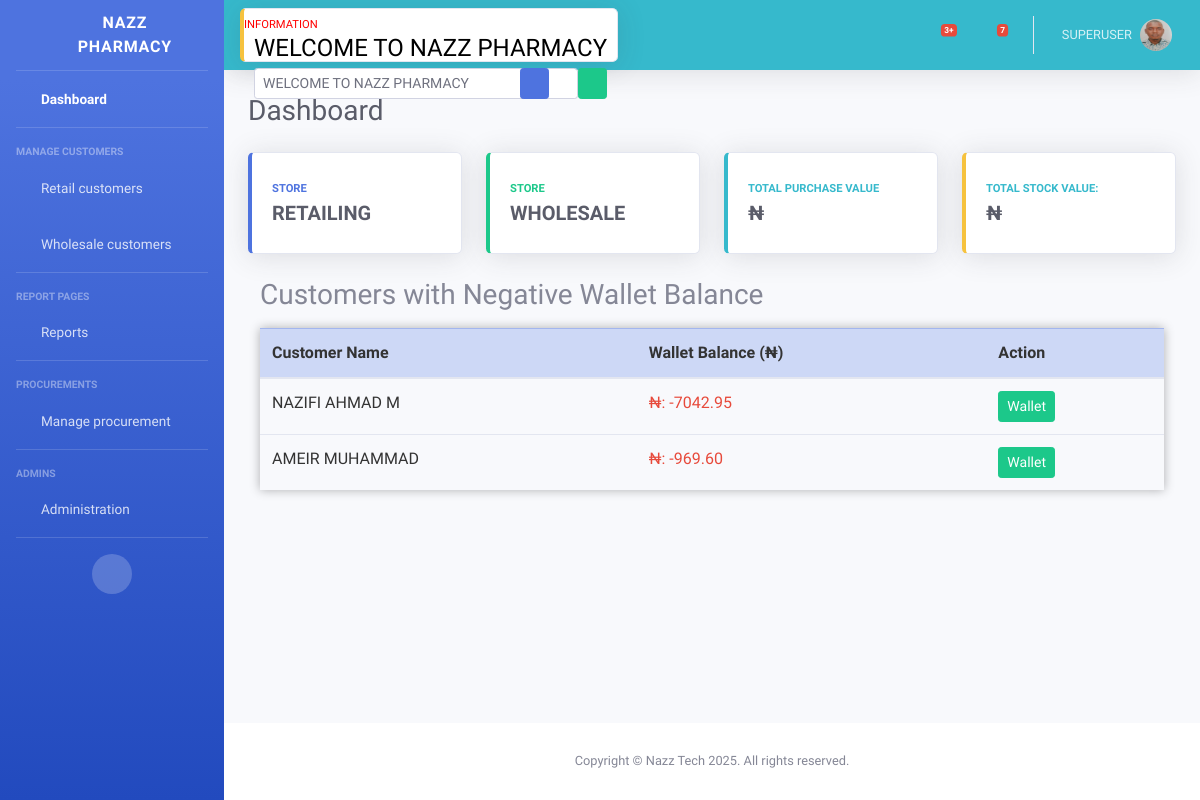
The app's page /customers_on_negative/ (signed in) with its own data.
### userauth/models.py (models this page shows, shortened)
class User(AbstractUser):
    username = models.CharField(max_length=200, null=True, blank=True)
    mobile = models.CharField(max_length=20, unique=True)
    USERNAME_FIELD = 'mobile'
    REQUIRED_FIELDS = ['username']

class Profile(models.Model):
    user = models.OneToOneField(User, on_delete=models.CASCADE)
    image = models.ImageField(upload_to='uploads/images/', blank=True, null=True)
    full_name = models.CharField(max_length=200, blank=True, null=True)
    user_type = models.CharField(max_length=200, choices=USER_TYPE, blank=True, null=True)

### customer/models.py (models this page shows, shortened)
class Customer(models.Model):
    user = models.OneToOneField(User, on_delete=models.CASCADE, null=True, blank=True)
    name = models.CharField(max_length=100)
    phone = models.CharField(max_length=15)
    address = models.TextField()

class Wallet(models.Model):
    customer = models.OneToOneField(Customer, on_delete=models.CASCADE, related_name='wallet')
    balance = models.DecimalField(max_digits=10, decimal_places=2, default=0.00)

### store/views.py (the view)
# urls.py: path('customers_on_negative/', views.customers_on_negative, name='customers_on_negative'),
@login_required
def customers_on_negative(request):
    if request.user.is_authenticated:
        customers_on_negative = Customer.objects.filter(wallet__balance__lt=0)
        return render(request, 'partials/customers_on_negative.html', {'customers': customers_on_negative})
    else:
        return redirect('store:index')

### templates/partials/customers_on_negative.html (shortened to what this page needs)
{% extends "partials/base.html" %}
{% block content %}
<div class="col-12">
    <h3>Customers with Negative Wallet Balance</h3>
    <table class="table table-hover mt-3" style="box-shadow: 0 0 10px rgba(0, 0, 0, 0.3);">
        <thead class="table-primary">
            <tr>
                <th>Customer Name</th>
                <th>Wallet Balance (₦)</th>
                <th>Action</th>
            </tr>
        </thead>
        <tbody>
            {% for customer in customers %}
            <tr>
                <td>{{ customer.name }}</td>
                <td class="text-danger">₦: {{ customer.wallet.balance }}</td>
                <td>
                    <a href="{% url 'store:wallet_details' customer.id %}"
                        hx-get="{% url 'store:wallet_details' customer.id %}" hx-target="#wallet-info"
                        hx-trigger="click" class="btn btn-success btn-sm">Wallet</a>
                </td>
            </tr>
            {% empty %}
            <tr>
                <td colspan="3" class="text-center">No customers with negative wallet balance.</td>
            </tr>
            {% endfor %}
        </tbody>
    </table>
</div>
{% endblock %}

### templates/partials/base.html (shortened to what this page needs)
{% load static %}
{% load humanize %}
<!DOCTYPE html>
<html lang="en">
<head>
    <link href="{% static 'vendor/fontawesome-free/css/all.min.css' %}" rel="stylesheet" type="text/css">
    <link href="{% static 'css/sb-admin-2.min.css' %}" rel="stylesheet">
</head>
<body id="page-top">
    <div id="wrapper">
        <ul class="navbar-nav bg-gradient-primary sidebar sidebar-dark accordion" id="accordionSidebar">
            <a class="sidebar-brand d-flex align-items-center justify-content-center"
                href="{% url 'store:dashboard' %}">
                <div class="sidebar-brand-icon rotate-n-15">
                    <i class="fas fa-prescription"></i>
                </div>
                <div class="sidebar-brand-text mx-3">NAZZ PHARMACY</div>
            </a>
            <hr class="sidebar-divider my-0">
            <li class="nav-item active">
                <a class="nav-link" href="{% url 'store:dashboard' %}">
                    <i class="fas fa-fw fa-tachometer-alt"></i>
                    <span>Dashboard</span></a>
            </li>
            <hr class="sidebar-divider">
            <div class="sidebar-heading">
                manage customers
            </div>
            <li class="nav-item">
                <a class="nav-link collapsed" href="#" data-toggle="collapse" data-target="#collapseRetail"
                    aria-expanded="true" aria-controls="collapseRetail">
                    <i class="fas fa-fw fa-users"></i>
                    <span>Retail customers</span>
                </a>
            </li>
            <li class="nav-item">
                <a class="nav-link collapsed" href="#" data-toggle="collapse" data-target="#collapseWholesale"
                    aria-expanded="true" aria-controls="collapseWholesale">
                    <i class="fas fa-fw fa-users"></i>
                    <span>Wholesale customers</span>
                </a>
            </li>
            <hr class="sidebar-divider">
            <div class="sidebar-heading">
                Report Pages
            </div>
            <li class="nav-item">
                <a class="nav-link collapsed" href="#" data-toggle="collapse" data-target="#collapseReport"
                    aria-expanded="true" aria-controls="collapseReport">
                    <i class="fas fa-fw fa-chart-line"></i>
                    <span>Reports</span>
                </a>
            </li>
            <hr class="sidebar-divider">
            <div class="sidebar-heading">
                Procurements
            </div>
            <li class="nav-item">
                <a class="nav-link collapsed" href="#" data-toggle="collapse" data-target="#collapsePages"
                    aria-expanded="true" aria-controls="collapsePages">
                    <i class="fas fa-fw fa-truck"></i>
                    <span>Manage procurement</span>
                </a>
            </li>
            <hr class="sidebar-divider">
            <div class="sidebar-heading">
                Admins
            </div>
            <li class="nav-item ">
                <a class="nav-link collapsed" href="#" data-toggle="collapse" data-target="#collapseAdmin"
                    aria-expanded="true" aria-controls="collapseReport">
                    <i class="fas fa-fw fa-user-cog"></i>
                    <span>Administration</span>
                </a>
            </li>
            <hr class="sidebar-divider d-none d-md-block">
            <div class="text-center d-none d-md-inline">
                <button class="rounded-circle border-0 lg" id="sidebarToggle"></button>
            </div>
        </ul>
        <div id="content-wrapper" class="d-flex flex-column">
            <div id="content">
                <nav class="navbar navbar-expand navbar-dark bg-info topbar mb-4 static-top shadow">
                    <div class="card border-left-warning shadow h-100 py-2">
                        <div class="card-head text-xs" style="color: red;">
                            INFORMATION
                            <div class="marquee-container">
                                <div id="marquee-wrapper" class="d-flex align-items-center">
                                    <marquee id="dynamic-marquee" behavior="" direction="">
                                        <h4 class="marquee-text">{% if marquee_text %}{{ marquee_text }}{% else %}WELCOME TO NAZZ PHARMACY{% endif %}</h4>
                                    </marquee>
                                </div>
                                <div id="marquee-edit" style="display: none;" class="d-flex align-items-center">
                                    <input type="text"
                                           id="marquee-input"
                                           class="form-control form-control-sm me-2"
                                           value="{% if marquee_text %}{{ marquee_text }}{% else %}WELCOME TO NAZZ PHARMACY{% endif %}">
                                           {% if user.is_superuser %}
                                           <button class="btn btn-sm btn-primary ms-2 mx-5"
                                                   onclick="toggleMarqueeEdit()"
                                                   style="position: absolute; right: 10px; z-index: 1000;">
                                               <i class="fas fa-edit"></i>
                                           </button>
                                       {% endif %}
                                    <button class="btn btn-sm btn-success me-1" onclick="saveMarquee()">
                                        <i class="fas fa-save"></i>
                                    </button>
                                </div>
                            </div>
                        </div>
                    </div>
                    <ul class="navbar-nav ml-auto">
                        <li class="nav-item dropdown no-arrow mx-1">
                            <a class="nav-link dropdown-toggle" href="#" id="alertsDropdown" role="button"
                                data-toggle="dropdown" aria-haspopup="true" aria-expanded="false">
                                <i class="fas fa-bell fa-fw"></i>
                                <span class="badge badge-danger badge-counter">3+</span>
                            </a>
                        </li>
                        <li class="nav-item dropdown no-arrow mx-1">
                            <a class="nav-link dropdown-toggle" href="#" id="messagesDropdown" role="button"
                                data-toggle="dropdown" aria-haspopup="true" aria-expanded="false">
                                <i class="fas fa-envelope fa-fw"></i>
                                <span class="badge badge-danger badge-counter">7</span>
                            </a>
                        </li>
                        {% if user.is_authenticated %}
                        <li class="nav-item dropdown no-arrow">
                            <a class="nav-link dropdown-toggle" href="#" id="userDropdown" role="button"
                                data-toggle="dropdown" aria-haspopup="true" aria-expanded="false">
                                <span class="mr-2 d-none d-lg-inline text-white-600 small">
                                    {{ user.username|upper }}</span>
                                <img class="img-profile rounded-circle"
                                    src="{% if user.profile.image %}{{ user.profile.image.url }}{% else %}{% static 'img/undraw_profile.svg' %}{% endif %}">
                            </a>
                        </li>
                        {% else %}
                        <a href="{% url 'store:index' %}" class="btn btn-outline-light btn-sm my-3"
                            style="font-weight: bolder;">Login</a>
                        {% endif %}
                    </ul>
                </nav>
                <div class="container-fluid">
                    <div class="d-sm-flex align-items-center justify-content-between mb-4">
                        <h1 class="h3 mb-0 text-gray-800">Dashboard</h1>
                    </div>
                    <div class="row">
                        <a href="{% url 'store:store' %}" class="col-xl-3 col-md-6 mb-4 nazz"
                            style="text-decoration: none;">
                            <div class="card border-left-primary shadow h-100 py-2">
                                <div class="card-body">
                                    <div class="row no-gutters align-items-center">
                                        <div class="col mr-2">
                                            <div class="text-xs font-weight-bold text-primary text-uppercase mb-1">
                                                STORE</div>
                                            <div class="h5 mb-0 font-weight-bold text-gray-800">RETAILING</div>
                                        </div>
                                        <div class="col-auto">
                                            <i class="fas fa-store fa-2x text-gray-300"></i>
                                        </div>
                                    </div>
                                </div>
                            </div>
                        </a>
                        <a href="{% url 'wholesale:wholesales' %}" class="col-xl-3 col-md-6 mb-4 nazz"
                            style="text-decoration: none;">
                            <div class="card border-left-success shadow h-100 py-2">
                                <div class="card-body">
                                    <div class="row no-gutters align-items-center">
                                        <div class="col mr-2">
                                            <div class="text-xs font-weight-bold text-success text-uppercase mb-1">
                                                STORE</div>
                                            <div class="h5 mb-0 font-weight-bold text-gray-800">WHOLESALE</div>
                                        </div>
                                        <div class="col-auto">
                                            <i class="fas fa-store fa-2x text-gray-300"></i>
                                        </div>
                                    </div>
                                </div>
                            </div>
                        </a>
                        <div class="col-xl-3 col-md-6 mb-4">
                            <div class="card border-left-info shadow h-100 py-2">
                                <div class="card-body">
                                    <div class="row no-gutters align-items-center">
                                        <div class="col mr-2">
                                            <div class="text-xs font-weight-bold text-info text-uppercase mb-1">TOTAL
                                                PURCHASE VALUE
                                            </div>
                                            <div class="row no-gutters align-items-center">
                                                <div class="col-auto">
                                                    <div class="h5 mb-0 mr-3 font-weight-bold text-gray-800">
                                                        {% if request.user.is_superuser or is_staff %}
                                                        ₦{{total_purchase_value|intcomma}}
                                                        {% endif %}
                                                    </div>
                                                </div>
                                            </div>
                                        </div>
                                        <div class="col-auto">
                                            <i class="fas fa-dollar-sign fa-2x text-gray-300"></i>
                                        </div>
                                    </div>
                                </div>
                            </div>
                        </div>
                        <div class="col-xl-3 col-md-6 mb-4">
                            <div class="card border-left-warning shadow h-100 py-2">
                                <div class="card-body">
                                    <div class="row no-gutters align-items-center">
                                        <div class="col mr-2">
                                            <div class="text-xs font-weight-bold text-info text-uppercase mb-1">
                                                TOTAL STOCK VALUE:</div>
                                            <div class="h5 mb-0 font-weight-bold text-gray-800">₦{{total_stock_value|intcomma}}
                                            </div>
                                        </div>
                                        <div class="col-auto">
                                            <i class="fas fa-dollar-sign fa-2x text-gray-300"></i>
                                        </div>
                                    </div>
                                </div>
                            </div>
                        </div>
                    </div>
                    <div class="row">
                        <div class="col-12">
                            {% block content %}{% endblock content %}
                        </div>
                    </div>
                </div>
            </div>
            <footer class="sticky-footer bg-white">
                <div class="container my-auto">
                    <div class="copyright text-center my-auto">
                        <span>Copyright &copy; Nazz Tech <span>2025</span>. All rights reserved.</span>
                    </div>
                </div>
            </footer>
        </div>
    </div>
</body>
</html>

### records on screen
User: username "SUPERUSER", image (picture)
Customer: name "NAZIFI AHMAD M", wallet.balance "-7042.95"
Customer: name "AMEIR MUHAMMAD", wallet.balance "-969.60"

### other values on screen
{{ marquee_text }} "WELCOME TO NAZZ PHARMACY"
